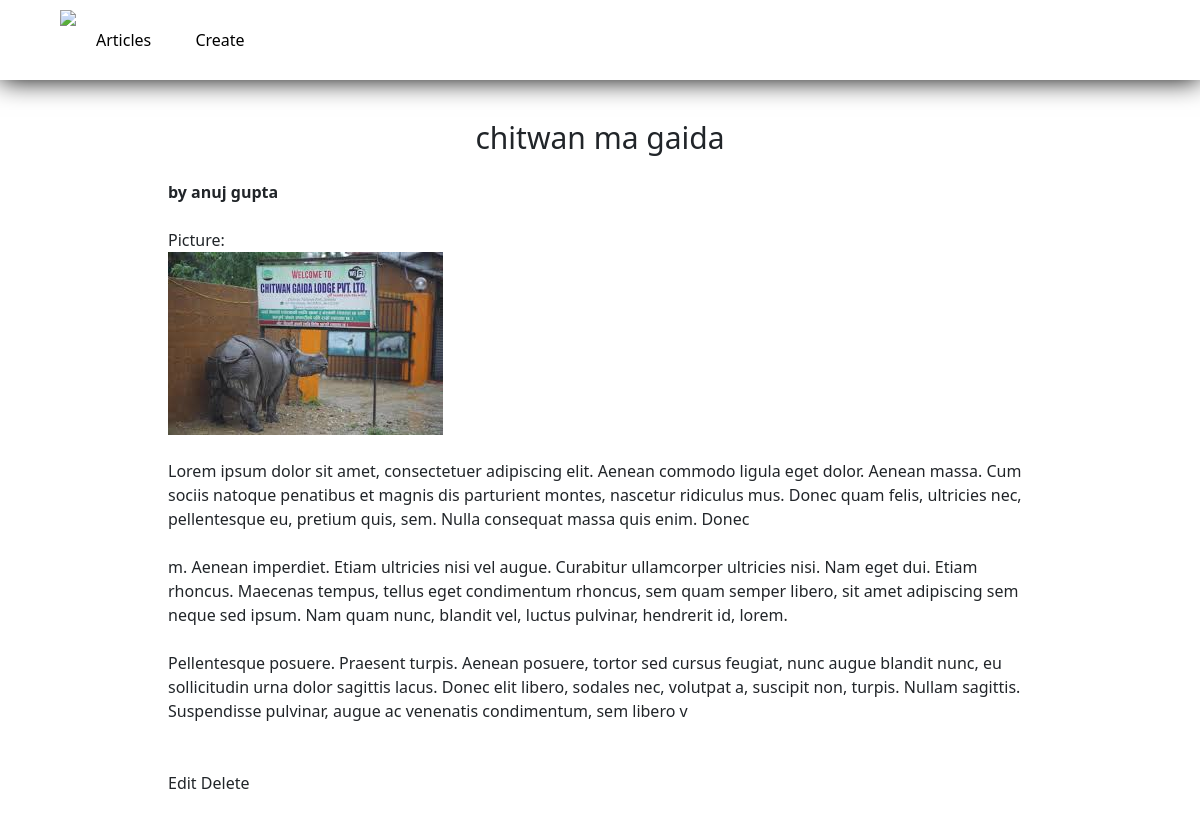
The app's page /articles/1/, older data.
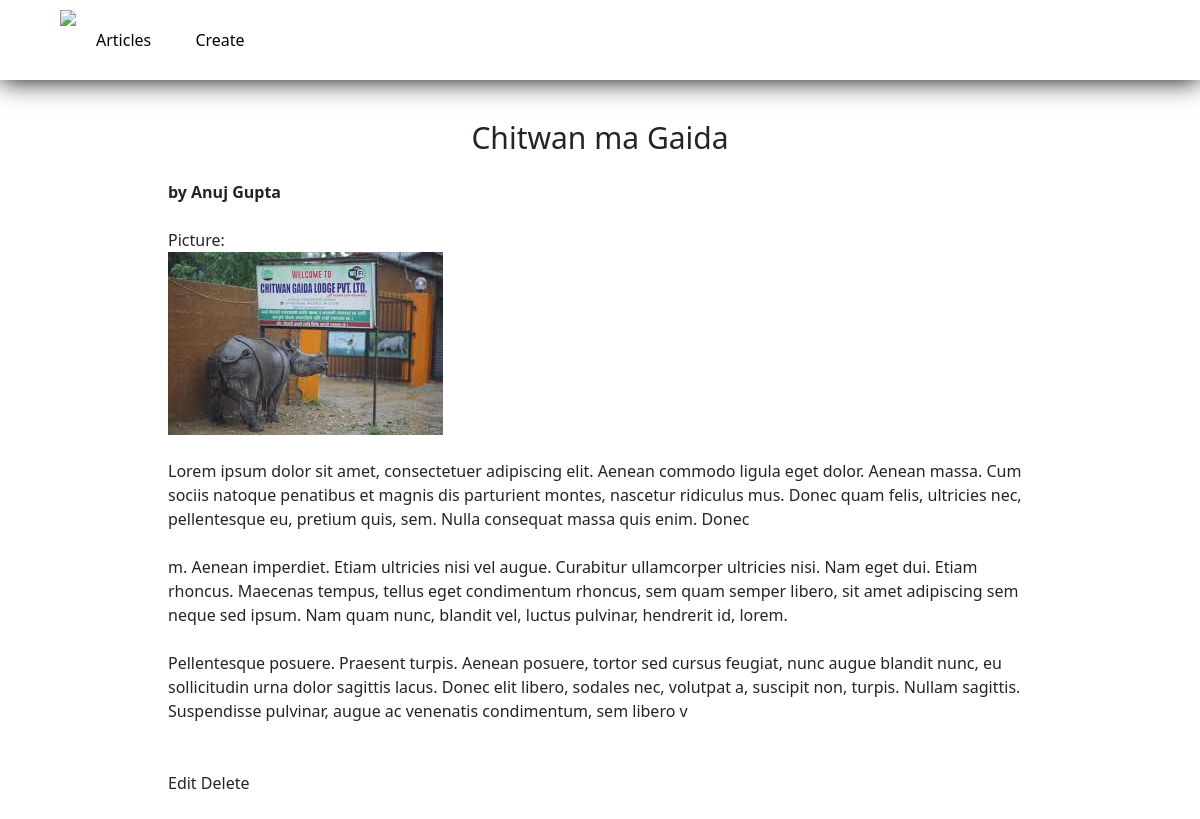
The same page, newer data.
### articles/models.py (models this page shows, shortened)
class article(models.Model):
    headline = models.CharField(max_length=200, default='Enter headline here')
    byline = models.CharField(max_length=100, default='write author name here')
    image = models.ImageField(max_length = 254)
    introduction = models.TextField(max_length=1500, default='write intro here')
    body = models.TextField(max_length=1500, default='this is the body of your article')
    conclusion = models.TextField(max_length=1500, default='conclude your article')

### articles/views.py (the view)
# urls.py: path("articles/<pk>/", article_retrieve, name="article_retrieve"),
def article_retrieve(request,pk):
    articles= article.objects.get(id=pk)
    context={
        "articles":articles
    }
    return render(request,"article.html",context)

### templates/article.html
{% extends "base.html" %}
{% block content %}
<br><br><br><br>
<h2 class="text-center text-3xl">{{ articles.headline }}</h2>
<br>
<strong>{{ articles.byline }}</strong>
<br><br>
<p>Picture: <br><img src="{{ articles.image.url }}" alt=""></p>
<br>
<p>{{ articles.introduction }}</p>
<br>
<p>{{ articles.body }}</p>
<br>
<p>{{ articles.conclusion }}</p>
<br><br>
<div>
    <a href="/articles/{{ articles.id }}/edit/" class="">
        Edit</a>
    <a href="/articles/{{ articles.id }}/delete/" class="">
        Delete</a>
</div>
{% endblock content %}

Row changes from the older to the newer data that the page shows:
changed article: headline "chitwan ma gaida" → "Chitwan ma Gaida"; byline "by anuj gupta" → "by Anuj Gupta"
